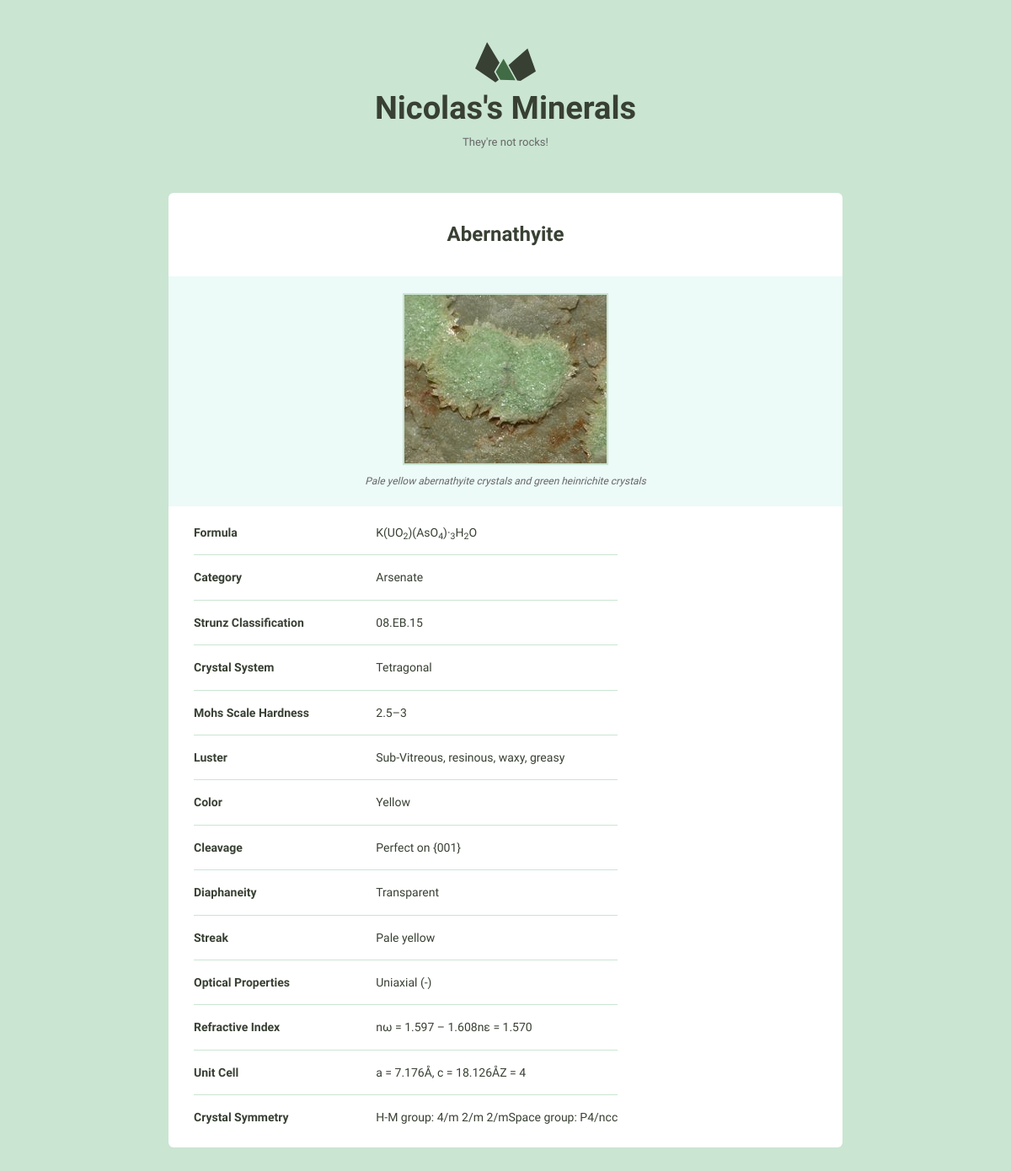
Screenshot of /876/ with the database file from the repository.
### minerals/models.py (models this page shows, shortened)
class Mineral(models.Model):
    name = models.CharField(max_length=255)
    image_filename = models.CharField(max_length=255, null=True)
    image_caption = models.CharField(max_length=255, null=True)
    category = models.CharField(max_length=255, null=True)
    formula = models.CharField(max_length=255, null=True)
    strunz_classification = models.CharField(max_length=255, null=True)
    crystal_system = models.CharField(max_length=255, null=True)
    unit_cell = models.CharField(max_length=255, null=True)
    color = models.CharField(max_length=255, null=True)
    crystal_symmetry = models.CharField(max_length=255, null=True)
    cleavage = models.CharField(max_length=255, null=True)
    mohs_scale_hardness = models.CharField(max_length=255, null=True)
    luster = models.CharField(max_length=255, null=True)
    streak = models.CharField(max_length=255, null=True)
    diaphaneity = models.CharField(max_length=255, null=True)
    optical_properties = models.CharField(max_length=255, null=True)
    refractive_index = models.CharField(max_length=255, null=True)
    crystal_habit = models.CharField(max_length=255, null=True)
    specific_gravity = models.CharField(max_length=255, null=True)
    def attributes_sorted_most_common(self):
        attributes_occurences_counted = defaultdict(int)
        excluded_fields = ["id", "name",  "image_filename",  "image_caption"]
        minerals = Mineral.objects.all()
        for mineral in minerals:
            for field in Mineral._meta.get_fields():
                if field.name not in excluded_fields and \
                        getattr(mineral, field.name):
                    attributes_occurences_counted[field.name] += 1
        attributes_sorted = sorted(attributes_occurences_counted, key=attributes_occurences_counted.get, reverse=True)
        most_common_attributes = []
        for attribute in attributes_sorted:
            key = self._meta.get_field(attribute).verbose_name
            value = getattr(self, attribute)
            if value :
                most_common_attributes.append({"key": key, "value": value})
        return most_common_attributes

### minerals/views.py (the view)
# urls.py: url(r"(?P<pk>\d+)/$", views.mineral_detail, name="detail"),
def mineral_detail(request, pk):
    mineral = get_object_or_404(Mineral, pk=pk)
    attributes_sorted_most_common = mineral.attributes_sorted_most_common()
    return render(request, "minerals/detail.html", {'mineral': mineral,
                                                    "attributes": attributes_sorted_most_common})

### minerals/templates/minerals/detail.html (shortened to what this page needs)
{% extends "layout.html" %}
{% load static from staticfiles %}
{% block content %}
    <div class="grid-100 mineral__container">
      <h1 class="mineral__name">{{ mineral.name|title }}</h1>
      <div class="mineral__image-bg">
        <img class="mineral__image" src="{% static "images"%}/{{ mineral.image_filename }}">
        <p class="mineral__caption">{{ mineral.image_caption }}</p>
      </div>
      <div class="mineral__table-container">
        <table class="mineral__table">
            {% for attribute in attributes %}
                <tr>
                    <td class="mineral__category">{{ attribute.key|title }}</td>
                    <td>{{ attribute.value|safe }}</td>
                </tr>
            {% endfor %}
        </table>
      </div>
    </div>
  </div>
{% endblock %}

### minerals/static/css/global.css (style rules this page uses)
html { font-family: sans-serif; -ms-text-size-adjust: 100%; -webkit-text-size-adjust: 100%; }
body { margin: 0; }
h1 { font-size: 2em; margin: 0.67em 0; }
sub { font-size: 75%; line-height: 0; position: relative; vertical-align: baseline; bottom: -0.25em; }
img { border: 0; }
table { border-collapse: collapse; border-spacing: 0; }
td, th { padding: 0; }
html { font-size: 62.5%; }
body { background-color: #CAE5D2; font-size: 1.5em; line-height: 1.6; font-weight: 400; font-family: "Cousine"; color: #666; }
.grid, .grid-5, .grid-10, .grid-15, .grid-20, .grid-25, .grid-30, .grid-33, .grid-35, .grid-40, .grid-45, .grid-50, .grid-55, .grid-60, .grid-65, .grid-66, .grid-70, .grid-75, .grid-80, .grid-90, .grid-95, .grid-100 { float: left; box-sizing: border-box; position: relative; }
.grid-100 { width: 100%; padding: 0 15px; }
h1, h2, h3, h4, h5, h6 { margin-top: 0; margin-bottom: 2rem; font-weight: bold; font-family: "Work Sans", sans-serif; color: #384033; }
h1 { font-size: 3.8rem; }
@media (min-width: 550px) { h1 { font-size: 3.8rem; } }
p { margin-top: 0; font-size: 1.6rem; }
th, td { padding: 15px; text-align: left; border-bottom: 1px solid #e1e1e1; }
th:first-child, td:first-child { padding-left: 0; }
th:last-child, td:last-child { padding-right: 0; }
table, p, ul { margin-bottom: 2.5rem; }
.mineral__container { background-color: #fff; border-radius: 6px; list-style: none; padding: 0; text-align: center; }
.mineral__name { display: block; width: 100%; margin: 0; font-size: 24px; padding: 30px 0 30px 0; }
.mineral__image { display: block; margin: 0 auto; border: solid 2px #CAE5D2; }
.mineral__image-bg { background-color: #ecfaf8; padding: 20px 0; }
.mineral__caption { font-size: 12px; font-style: italic; padding: 10px 0 0 0; margin: 0; }
.mineral__table { font-size: 14px; color: #384033; }
.mineral__table td { border-color: #CAE5D2; }
.mineral__table tr:last-of-type td { border-bottom: none; padding-bottom: 0; }
.mineral__table-container { padding: 5px 30px 0; }
.mineral__category { font-weight: bold; width: 40%; }

### rows the page displays
Mineral: name "Abernathyite", image_filename (picture), image_caption "Pale yellow abernathyite crystals and green heinrichite crystals", value "K(UO 2 )(AsO 4 )· 3 H 2 O" "Arsenate" "08.EB.15" "Tetragonal" "2.5–3" "Sub-Vitreous, resinous, waxy, greasy" "Yellow" "Perfect on {001}" "Transparent" "Pale yellow" "Uniaxial (-)" "nω = 1.597 – 1.608nε = 1.570" "a = 7.176Å, c = 18.126ÅZ = 4" "H-M group: 4/m 2/m 2/mSpace group: P4/ncc"

### other values shown
{{ attribute.key|title }} "Formula" "Category" "Strunz Classification" "Crystal System" "Mohs Scale Hardness" "Luster" "Color" "Cleavage" "Diaphaneity" "Streak" "Optical Properties" "Refractive Index" "Unit Cell" "Crystal Symmetry"
